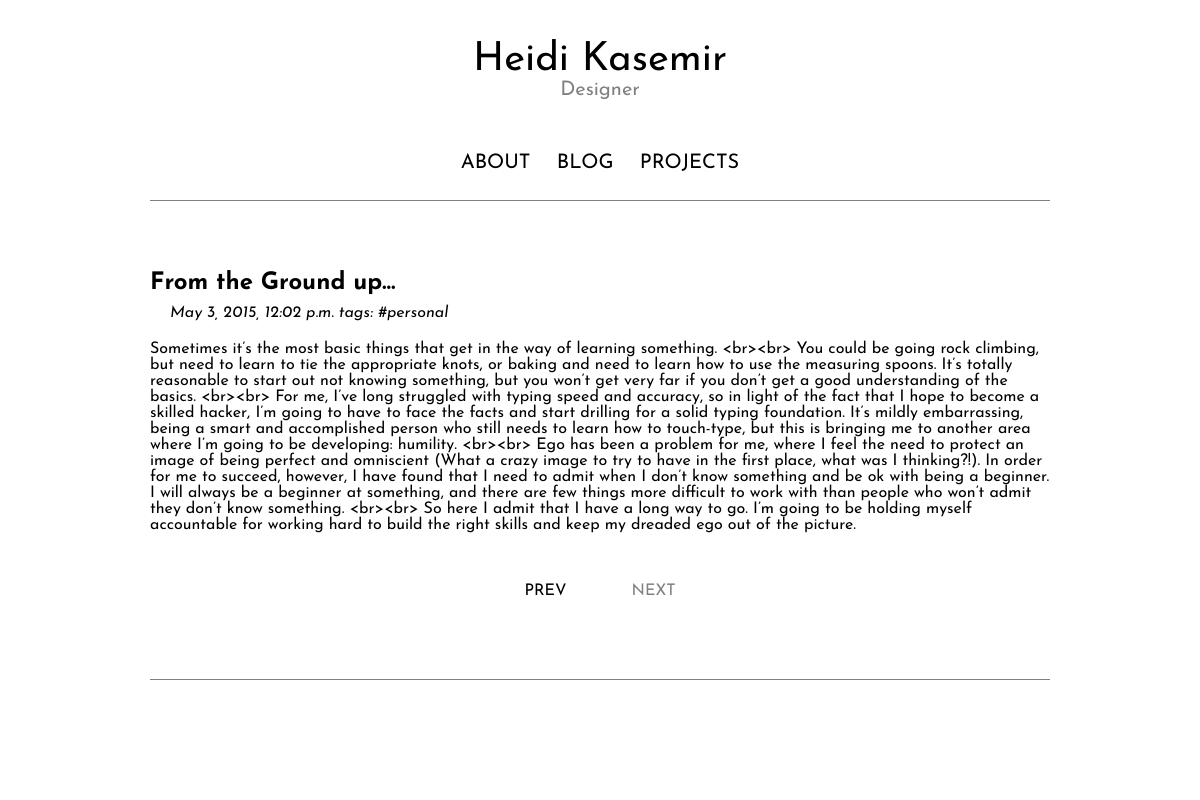
The app's page /blog/tag/personal?page=2 with its own data.
### blog/models.py (models this page shows, shortened)
class Entry(models.Model):
    title = models.CharField(max_length = 200)
    body = models.TextField()
    slug = models.SlugField(max_length = 200, unique = True)
    publish = models.BooleanField(default=True)
    created = models.DateTimeField(auto_now_add = True)
    modified = models.DateTimeField(auto_now = True)
    tags = models.ManyToManyField(Tag)
    objects = EntryQuerySet.as_manager()
    class Meta:
        verbose_name = "Blog Entry"
        verbose_name_plural = "Blog Entries"
        ordering = ["-created"]

class Tag(models.Model):
    slug = models.SlugField(max_length=200, unique=True)
    def __str__(self):
        return self.slug

### blog/views.py (the view)
# urls.py: url(r'^tag/(?P<slug>\S+)$', views.TagIndex.as_view(), name="tag_index"),
class TagIndex(generic.ListView):
    template_name = 'blog/blog.html'
    paginate_by = 3
    def get_queryset(self):
        slug = self.kwargs['slug']
        tag = models.Tag.objects.get(slug=slug)
        results = models.Entry.objects.filter(tags=tag)
        return results

### templates/blog/blog.html
{% extends "main.html" %}
{% load django_markdown %}
{% block blog_entries %}
{% for object in object_list %}
  <div class="post">
    <h2><a href="{% url "blog:entry_detail" slug=object.slug %}">{{ object.title }}</a></h2>
    <p class="meta">
      {{ object.created }} tags: {% for tag in object.tags.all %}
      <a class="post-category post-category-js" href="{% url "blog:tag_index" slug=tag.slug %}"> #{{ tag }} </a>{% endfor %}
    </p>
    <div class="post-body">
        {{ object.body|markdown }}
    </div>
  </div>
{% endfor %}
{% if is_paginated %}
    <ul class="pager">
      <li {% if not page_obj.has_previous %}class="disabled"{% endif %}><a {% if page_obj.has_previous %}href="?page={{ page_obj.previous_page_number }}"{% endif %}>Prev</a></li>
      <li {% if not page_obj.has_next %}class="disabled"{% endif %}><a {% if page_obj.has_next %}href="?page={{ page_obj.next_page_number }}"{% endif %}>Next</a></li>
    </ul>
{% endif %}
{% endblock %}

### static/mainpage/css/styles.css (style rules this page uses)
* { margin:0; padding:0; font-family: 'Josefin Sans', sans-serif; }
a { text-decoration: none; color: black; margin-top: 10px; transition-property: color; transition-duration: .35s; transition-timing-function: ease-out; }
body { animation: fadein 2s; -moz-animation: fadein 2s; -webkit-animation: fadein 2s; -o-animation: fadein 2s; }
h2 { padding-bottom: 10px; padding-top: 40px; }
.meta { font-style: italic; padding-bottom: 20px; text-indent: 20px; }
.pager { margin-top: 50px; text-align: center; list-style-type: none; text-transform: uppercase; }
.pager li { display: inline; padding: 30px; }
.pager .disabled a { color: grey; }

### records on screen
Entry: title "From the Ground up…", created "May 3, 2015, 12:02 p.m.", body "Sometimes it’s the most basic things that get in the way of learning something. <br><br> You could be going rock climbing, but need to learn to tie the appropriate knots, or baking and need to learn how to use the measuring spoons. It’s totally reasonable to start out not knowing something, but you won’t get very far if you don’t get a good understanding of the basics. <br><br> For me, I’ve long struggled with typing speed and accuracy, so in light of the fact that I hope to become a skilled hacker, I’m going to have to face the facts and start drilling for a solid typing foundation. It’s mildly embarrassing, being a smart and accomplished person who still needs to learn how to touch-type,…"
Tag: slug "personal"
